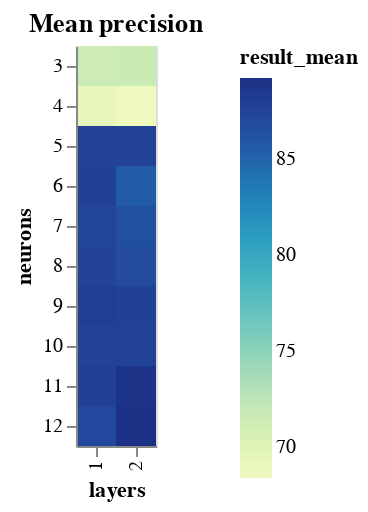

Here is the notebook cell this chart was saved with:
### Code cell
import altair as alt


def heatmap(title, source, tooltip="props", **kwargs):
    if tooltip == "props":
        tooltip = source.columns.to_list()

    return (
        alt.Chart(source)
        .mark_rect()
        .encode(tooltip=tooltip, **kwargs)
        .properties(title=title)
        .interactive()
    )


def binify(dataframe, param, bins):
    return [dataframe[dataframe[param].isin(bin)] for bin in bins]


def binified_heatmap(title, source, param, bins, tooltip="props", **kwargs):
    return alt.hconcat(
        *(
            heatmap(title, source[source[param].isin(bin)], tooltip=tooltip, **kwargs)
            for bin in bins
        )
    )


neurons_result_encoding = {"x": "layers:O", "y": "neurons:O", "color": "result_mean:Q"}
neurons_result_tooltip = ["result_mean", "result_std", "neurons", "layers"]
NEURON_BINS = np.array_split(NEURONS_RANGE, NEURONS_RANGE.max() // NEURON_BIN_SIZE + 1)


def binified_neurons_heatmap(title, neurons_df):
    return binified_heatmap(
        title,
        neurons_df,
        param="neurons",
        bins=NEURON_BINS,
        tooltip=neurons_result_tooltip,
        **neurons_result_encoding
    )


binified_neurons_heatmap("Mean precision", neurons_result_df)

### Figure 1 — Vega-Lite specification as saved in the notebook (floating-point values rounded to 4 significant figures)
{"config": {"view": {"continuousWidth": 400, "continuousHeight": 300}}, "hconcat": [{"mark": "rect", "encoding": {"color": {"type": "quantitative", "field": "result_mean"}, "tooltip": [{"type": "quantitative", "field": "result_mean"}, {"type": "quantitative", "field": "result_std"}, {"type": "quantitative", "field": "neurons"}, {"type": "quantitative", "field": "layers"}], "x": {"type": "ordinal", "field": "layers"}, "y": {"type": "ordinal", "field": "neurons"}}, "selection": {"selector001": {"type": "interval", "bind": "scales", "encodings": ["x", "y"]}}, "title": "Mean precision"}], "data": {"name": "data-94a7872828e354606440c6e7cda1f184"}, "$schema": "https://vega.github.io/schema/vega-lite/v4.8.1.json", "datasets": {"data-94a7872828e354606440c6e7cda1f184": [{"neurons": 12, "layers": 2, "epochs": 60, "learning_rate": 0.0216, "momentum": 0.0503, "result_mean": 89.22, "result_std": 1.117}, {"neurons": 11, "layers": 2, "epochs": 60, "learning_rate": 0.0216, "momentum": 0.0503, "result_mean": 89.07, "result_std": 0.8579}, {"neurons": 9, "layers": 1, "epochs": 60, "learning_rate": 0.0216, "momentum": 0.0503, "result_mean": 88.0, "result_std": 1.018}, {"neurons": 11, "layers": 1, "epochs": 60, "learning_rate": 0.0216, "momentum": 0.0503, "result_mean": 87.86, "result_std": 1.248}, {"neurons": 6, "layers": 1, "epochs": 60, "learning_rate": 0.0216, "momentum": 0.0503, "result_mean": 87.71, "result_std": 1.226}, {"neurons": 9, "layers": 2, "epochs": 60, "learning_rate": 0.0216, "momentum": 0.0503, "result_mean": 87.71, "result_std": 0.9715}, {"neurons": 5, "layers": 1, "epochs": 60, "learning_rate": 0.0216, "momentum": 0.0503, "result_mean": 87.62, "result_std": 1.198}, {"neurons": 5, "layers": 2, "epochs": 60, "learning_rate": 0.0216, "momentum": 0.0503, "result_mean": 87.62, "result_std": 0.8952}, {"neurons": 10, "layers": 2, "epochs": 60, "learning_rate": 0.0216, "momentum": 0.0503, "result_mean": 87.57, "result_std": 1.075}, {"neurons": 8, "layers": 1, "epochs": 60, "learning_rate": 0.0216, "momentum": 0.0503, "result_mean": 87.47, "result_std": 1.193}, {"neurons": 10, "layers": 1, "epochs": 60, "learning_rate": 0.0216, "momentum": 0.0503, "result_mean": 87.47, "result_std": 1.013}, {"neurons": 7, "layers": 1, "epochs": 60, "learning_rate": 0.0216, "momentum": 0.0503, "result_mean": 87.32, "result_std": 1.004}, {"neurons": 12, "layers": 1, "epochs": 60, "learning_rate": 0.0216, "momentum": 0.0503, "result_mean": 87.13, "result_std": 1.116}, {"neurons": 8, "layers": 2, "epochs": 60, "learning_rate": 0.0216, "momentum": 0.0503, "result_mean": 86.84, "result_std": 1.517}, {"neurons": 7, "layers": 2, "epochs": 60, "learning_rate": 0.0216, "momentum": 0.0503, "result_mean": 86.45, "result_std": 2.321}, {"neurons": 6, "layers": 2, "epochs": 60, "learning_rate": 0.0216, "momentum": 0.0503, "result_mean": 85.62, "result_std": 1.73}, {"neurons": 3, "layers": 2, "epochs": 60, "learning_rate": 0.0216, "momentum": 0.0503, "result_mean": 71.59, "result_std": 2.053}, {"neurons": 3, "layers": 1, "epochs": 60, "learning_rate": 0.0216, "momentum": 0.0503, "result_mean": 71.44, "result_std": 1.195}, {"neurons": 4, "layers": 1, "epochs": 60, "learning_rate": 0.0216, "momentum": 0.0503, "result_mean": 69.31, "result_std": 0.2073}, {"neurons": 4, "layers": 2, "epochs": 60, "learning_rate": 0.0216, "momentum": 0.0503, "result_mean": 68.38, "result_std": 0.8919}]}}
